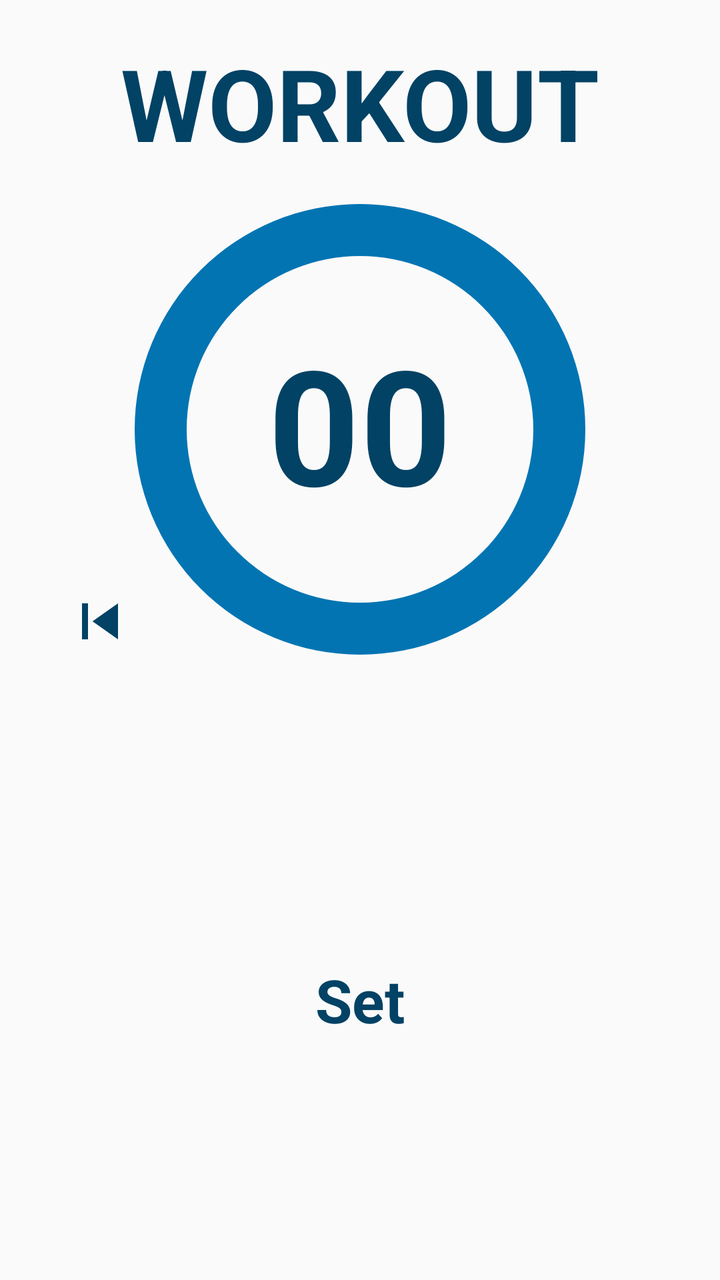
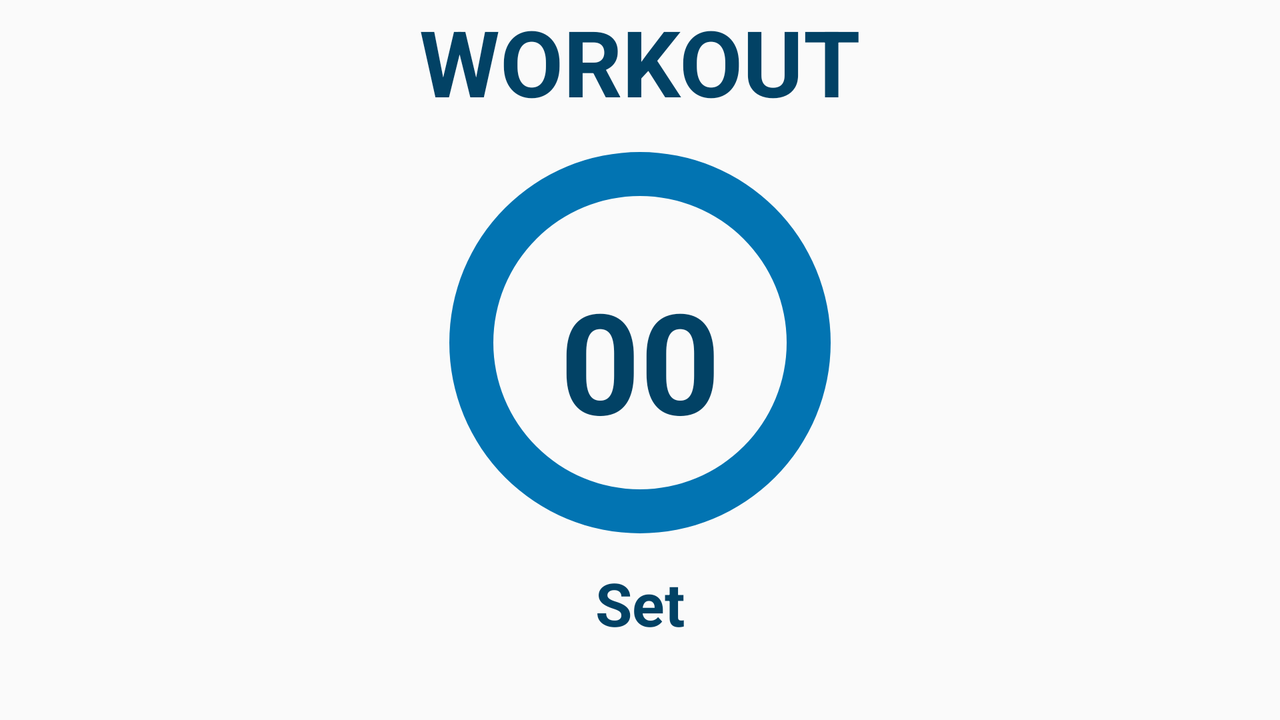

The same Android screen from two of the app's own layout files: first res/layout/ as a phone draws it, then the repository's variant for another configuration, drawn on a device whose configuration selects that folder. Both files follow.
<!-- AndroidManifest.xml: application theme AppTheme -->
<!-- res/layout/content_workout.xml -->
<?xml version="1.0" encoding="utf-8"?>
<LinearLayout xmlns:android="http://schemas.android.com/apk/res/android"
    android:id="@+id/workout_content"
    xmlns:app="http://schemas.android.com/apk/res-auto"
    xmlns:tools="http://schemas.android.com/tools"
    android:layout_width="match_parent"
    android:layout_height="match_parent"
    app:layout_behavior="@string/appbar_scrolling_view_behavior"
    tools:context="org.secuso.privacyfriendlytraining.activities.WorkoutActivity"
    tools:showIn="@layout/activity_workout">

    <RelativeLayout
        android:layout_width="match_parent"
        android:layout_height="match_parent"
        tools:layout_editor_absoluteX="8dp"
        tools:layout_editor_absoluteY="8dp">

        <TextView
            android:id="@+id/workout_title"
            android:layout_width="wrap_content"
            android:layout_height="wrap_content"
            android:layout_alignParentTop="true"
            android:layout_centerHorizontal="true"
            android:layout_marginTop="18dp"
            android:text="@string/workout_headline_workout"
            android:textAllCaps="false"
            android:textAppearance="@style/TextAppearance.AppCompat.Headline"
            android:textColor="@color/colorPrimaryDark"
            android:textSize="50sp"
            android:textStyle="bold"
            tools:layout_editor_absoluteX="0dp"
            tools:layout_editor_absoluteY="0dp" />


        <ProgressBar
            android:id="@+id/progressBar"
            style="?android:attr/progressBarStyleHorizontal"
            android:layout_width="260dp"
            android:layout_height="260dp"
            android:layout_below="@+id/workout_title"
            android:layout_centerHorizontal="true"
            android:max="1000"
            android:progress="0"
            android:progressDrawable="@drawable/circular"
            android:rotation="270" />

        <TextView
            android:id="@+id/workout_timer"
            android:layout_width="200dp"
            android:layout_height="160dp"
            android:gravity="center"
            android:text="00"
            android:textAppearance="@style/TextAppearance.AppCompat.Large"
            android:textColor="@color/colorPrimaryDark"
            android:textSize="80dp"
            android:textStyle="bold"
            android:layout_marginTop="47dp"
            android:layout_below="@+id/workout_title"
            android:layout_centerHorizontal="true" />


        <TextView
            android:id="@+id/current_sets_info"
            android:layout_width="wrap_content"
            android:layout_height="wrap_content"
            android:layout_alignParentBottom="true"
            android:layout_centerHorizontal="true"
            android:layout_marginBottom="120dp"
            android:layout_weight="4"
            android:gravity="center"
            android:text="@string/workout_info"
            android:textAlignment="center"
            android:textAppearance="@style/TextAppearance.AppCompat.Large"
            android:textColor="@color/colorPrimaryDark"
            android:textSize="30sp"
            android:textStyle="bold"
            tools:layout_editor_absoluteX="0dp"
            tools:layout_editor_absoluteY="0dp" />

        <ImageView
            android:id="@+id/workout_previous"
            android:layout_width="wrap_content"
            android:layout_height="wrap_content"
            android:layout_gravity="bottom"
            android:layout_marginLeft="@dimen/activity_horizontal_margin"
            android:onClick="onClick"
            android:padding="@dimen/activity_horizontal_margin"
            android:src="@drawable/ic_skip_previous_24dp"
            android:tint="@color/darkblue"
            android:layout_alignBottom="@+id/progressBar"
            android:layout_alignParentStart="true" />

        <ImageView
            android:id="@+id/workout_next"
            android:layout_width="wrap_content"
            android:layout_height="wrap_content"
            android:layout_gravity="bottom"
            android:layout_marginRight="@dimen/activity_horizontal_margin"
            android:backgroundTint="@drawable/button_fullwidth"
            android:foregroundTint="@drawable/button_fullwidth"
            android:onClick="onClick"
            android:padding="@dimen/activity_horizontal_margin"
            android:src="@drawable/ic_skip_next_24dp"
            android:tint="@color/darkblue"
            android:layout_alignBottom="@+id/progressBar"
            android:layout_alignParentEnd="true" />
    </RelativeLayout>

</LinearLayout>
<!-- res/layout/activity_workout.xml (included above) -->
<?xml version="1.0" encoding="utf-8"?>
<android.support.design.widget.CoordinatorLayout
    xmlns:android="http://schemas.android.com/apk/res/android"
    xmlns:app="http://schemas.android.com/apk/res-auto"
    xmlns:tools="http://schemas.android.com/tools"
    android:layout_width="match_parent"
    android:layout_height="match_parent"
    android:fitsSystemWindows="true"
    tools:context="org.secuso.privacyfriendlytraining.activities.WorkoutActivity">

    <android.support.design.widget.AppBarLayout
        android:layout_width="match_parent"
        android:layout_height="?attr/actionBarSize"
        android:gravity="right"
        android:theme="@style/AppTheme.AppBarOverlay">

        <LinearLayout
            android:layout_width="match_parent"
            android:layout_height="match_parent"
            android:orientation="horizontal">

            <Space
                android:layout_width="0dp"
                android:layout_height="wrap_content"
                android:layout_weight="0.8" />

            <ImageButton
                android:id="@+id/volume_button"
                android:layout_width="wrap_content"
                android:layout_height="match_parent"
                android:layout_alignParentRight="true"
                android:layout_alignParentTop="true"
                android:layout_weight="0.1"
                android:background="@null"
                android:clickable="true"
                android:src="@drawable/ic_volume_loud_24dp"
                android:tint="@color/white" />

            <TextView
                android:id="@+id/finish_workout"
                android:layout_width="wrap_content"
                android:layout_height="match_parent"
                android:layout_weight="0.1"
                android:clickable="true"
                android:gravity="center"
                android:onClick="onClick"
                android:paddingRight="15dp"
                android:text="@string/workout_finish_button"
                android:textColor="@color/white"
                android:textSize="18sp" />
        </LinearLayout>

    </android.support.design.widget.AppBarLayout>

        <include layout="@layout/content_workout" />

        <android.support.design.widget.FloatingActionButton
            android:id="@+id/fab_pause_resume"
            android:layout_width="69dp"
            android:layout_height="68dp"
            android:layout_gravity="bottom|end"
            android:layout_margin="@dimen/fab_margin"
            android:onClick="onClick"
            android:src="@drawable/ic_pause_24dp"
            app:backgroundTint="@color/colorPrimary" />

</android.support.design.widget.CoordinatorLayout>
<!-- resources referenced by this layout -->
<resources>
  <color name="colorPrimary">#024265</color>
  <color name="colorPrimaryDark">#024265</color>
  <color name="darkblue">#024265</color>
  <color name="white">#ffffff</color>
  <dimen name="activity_horizontal_margin">16dp</dimen>
  <dimen name="fab_margin">16dp</dimen>
  <!-- drawable circular (drawable) -->
  <?xml version="1.0" encoding="UTF-8" ?>
  <layer-list xmlns:android="http://schemas.android.com/apk/res/android">
      <item android:id="@android:id/background">
          <shape
              android:innerRadiusRatio="3"
              android:shape="ring"
              android:useLevel="false"
              android:thicknessRatio="10.0">
              <solid android:color="@color/lightblue"/>
          </shape>
      </item>
      <item android:id="@android:id/progress">
          <shape
              android:innerRadiusRatio="3"
              android:shape="ring"
              android:thicknessRatio="10.0">
              <solid android:color="@color/colorPrimary"/>
          </shape>
      </item>
  </layer-list>
  <!-- drawable ic_pause_24dp (drawable) -->
  <?xml version="1.0" encoding="utf-8"?>
  <vector xmlns:android="http://schemas.android.com/apk/res/android"
      android:width="24dp"
      android:height="24dp"
      android:viewportWidth="24"
      android:viewportHeight="24">
  
      <path
          android:fillColor="#ffffff"
          android:pathData="M6 19h4V5H6v14zm8-14v14h4V5h-4z" />
      <path
          android:pathData="M0 0h24v24H0z" />
  </vector>
      
  <!-- drawable ic_skip_previous_24dp (drawable) -->
  <?xml version="1.0" encoding="utf-8"?>
  <vector xmlns:android="http://schemas.android.com/apk/res/android"
      android:width="36dp"
      android:height="36dp"
      android:viewportWidth="24"
      android:viewportHeight="24">
  
      <path
          android:fillColor="@color/lightblue"
          android:pathData="M6 6h2v12H6zm3.5 6l8.5 6V6z" />
      <path
          android:pathData="M0 0h24v24H0z" />
  </vector>
      
  <!-- drawable ic_volume_loud_24dp (drawable) -->
  <?xml version="1.0" encoding="utf-8"?>
  <vector xmlns:android="http://schemas.android.com/apk/res/android"
      android:width="24dp"
      android:height="24dp"
      android:viewportWidth="24"
      android:viewportHeight="24">
  
      <path
          android:fillColor="#000000"
          android:pathData="M3 9v6h4l5 5V4L7 9H3zm13.5 3c0-1.77-1.02-3.29-2.5-4.03v8.05c1.48-.73 2.5-2.25
  2.5-4.02zM14 3.23v2.06c2.89 .86 5 3.54 5 6.71s-2.11 5.85-5 6.71v2.06c4.01-.91
  7-4.49 7-8.77s-2.99-7.86-7-8.77z" />
      <path
          android:pathData="M0 0h24v24H0z" />
  </vector>
      
  <string name="workout_finish_button">BEENDEN</string>
  <string name="workout_headline_workout">WORKOUT</string>
  <string name="workout_info">Set</string>
  <style name="AppTheme.AppBarOverlay" parent="ThemeOverlay.AppCompat.Dark.ActionBar" />
  <style name="AppTheme" parent="Theme.AppCompat.Light.DarkActionBar">
          
          <item name="colorPrimary">@color/colorPrimary</item>
          <item name="colorPrimaryDark">@color/colorPrimaryDark</item>
          <item name="colorAccent">@color/colorAccent</item>
      </style>
  <color name="lightblue">#0274B2</color>
  <color name="colorAccent">#0274B2</color>
</resources>
<!-- res/layout-land/content_workout.xml (the repository's variant of the layout above) -->
<!-- drawn on the phone turned sideways -->
<?xml version="1.0" encoding="utf-8"?>
<LinearLayout xmlns:android="http://schemas.android.com/apk/res/android"
    android:id="@+id/workout_content"
    xmlns:app="http://schemas.android.com/apk/res-auto"
    xmlns:tools="http://schemas.android.com/tools"
    android:layout_width="match_parent"
    android:layout_height="match_parent"
    app:layout_behavior="@string/appbar_scrolling_view_behavior"
    tools:context="org.secuso.privacyfriendlytraining.activities.WorkoutActivity"
    tools:showIn="@layout/activity_workout">

    <RelativeLayout
        android:layout_width="match_parent"
        android:layout_height="match_parent"
        tools:layout_editor_absoluteX="8dp"
        tools:layout_editor_absoluteY="8dp">

        <TextView
            android:id="@+id/workout_title"
            android:layout_width="wrap_content"
            android:layout_height="wrap_content"
            android:layout_alignParentTop="true"
            android:layout_centerHorizontal="true"
            android:text="@string/workout_headline_workout"
            android:textAllCaps="false"
            android:textAppearance="@style/TextAppearance.AppCompat.Headline"
            android:textColor="@color/colorPrimaryDark"
            android:textSize="46sp"
            android:textStyle="bold"
            tools:layout_editor_absoluteX="0dp"
            tools:layout_editor_absoluteY="0dp" />


        <ProgressBar
            android:id="@+id/progressBar"
            style="?android:attr/progressBarStyleHorizontal"
            android:layout_width="220dp"
            android:layout_height="220dp"
            android:layout_below="@+id/workout_title"
            android:layout_centerHorizontal="true"
            android:max="1000"
            android:progress="0"
            android:progressDrawable="@drawable/circular"
            android:rotation="270" />

        <TextView
            android:id="@+id/workout_timer"
            android:layout_width="match_parent"
            android:layout_height="match_parent"
            android:gravity="center"
            android:text="00"
            android:textAppearance="@style/TextAppearance.AppCompat.Large"
            android:textColor="@color/colorPrimaryDark"
            android:textSize="70sp"
            android:textStyle="bold"
            android:layout_alignParentTop="true"
            android:layout_alignParentStart="true" />


        <TextView
            android:id="@+id/current_sets_info"
            android:layout_width="wrap_content"
            android:layout_height="wrap_content"
            android:layout_weight="4"
            android:gravity="center"
            android:text="@string/workout_info"
            android:textAlignment="center"
            android:textAppearance="@style/TextAppearance.AppCompat.Large"
            android:textColor="@color/colorPrimaryDark"
            android:textSize="30sp"
            android:textStyle="bold"
            tools:layout_editor_absoluteX="0dp"
            tools:layout_editor_absoluteY="0dp"
            android:layout_below="@+id/progressBar"
            android:layout_centerHorizontal="true" />

        <ImageView
            android:id="@+id/workout_previous"
            android:layout_width="wrap_content"
            android:layout_height="match_parent"
            android:layout_gravity="bottom"
            android:layout_marginLeft="@dimen/activity_horizontal_margin"
            android:onClick="onClick"
            android:padding="@dimen/activity_horizontal_margin"
            android:src="@drawable/ic_media_previous"
            android:tint="@color/darkblue"
            android:layout_alignParentTop="true"
            android:layout_toStartOf="@+id/progressBar" />

        <ImageView
            android:id="@+id/workout_next"
            android:layout_width="wrap_content"
            android:layout_height="match_parent"
            android:layout_gravity="bottom"
            android:layout_marginRight="@dimen/activity_horizontal_margin"
            android:onClick="onClick"
            android:padding="@dimen/activity_horizontal_margin"
            android:src="@drawable/ic_media_next"
            android:tint="@color/darkblue"
            android:layout_centerVertical="true"
            android:layout_toEndOf="@+id/progressBar" />
    </RelativeLayout>

</LinearLayout>
<!-- res/layout/content_workout.xml (included above) -->
<?xml version="1.0" encoding="utf-8"?>
<LinearLayout xmlns:android="http://schemas.android.com/apk/res/android"
    android:id="@+id/workout_content"
    xmlns:app="http://schemas.android.com/apk/res-auto"
    xmlns:tools="http://schemas.android.com/tools"
    android:layout_width="match_parent"
    android:layout_height="match_parent"
    app:layout_behavior="@string/appbar_scrolling_view_behavior"
    tools:context="org.secuso.privacyfriendlytraining.activities.WorkoutActivity"
    tools:showIn="@layout/activity_workout">

    <RelativeLayout
        android:layout_width="match_parent"
        android:layout_height="match_parent"
        tools:layout_editor_absoluteX="8dp"
        tools:layout_editor_absoluteY="8dp">

        <TextView
            android:id="@+id/workout_title"
            android:layout_width="wrap_content"
            android:layout_height="wrap_content"
            android:layout_alignParentTop="true"
            android:layout_centerHorizontal="true"
            android:layout_marginTop="18dp"
            android:text="@string/workout_headline_workout"
            android:textAllCaps="false"
            android:textAppearance="@style/TextAppearance.AppCompat.Headline"
            android:textColor="@color/colorPrimaryDark"
            android:textSize="50sp"
            android:textStyle="bold"
            tools:layout_editor_absoluteX="0dp"
            tools:layout_editor_absoluteY="0dp" />


        <ProgressBar
            android:id="@+id/progressBar"
            style="?android:attr/progressBarStyleHorizontal"
            android:layout_width="260dp"
            android:layout_height="260dp"
            android:layout_below="@+id/workout_title"
            android:layout_centerHorizontal="true"
            android:max="1000"
            android:progress="0"
            android:progressDrawable="@drawable/circular"
            android:rotation="270" />

        <TextView
            android:id="@+id/workout_timer"
            android:layout_width="200dp"
            android:layout_height="160dp"
            android:gravity="center"
            android:text="00"
            android:textAppearance="@style/TextAppearance.AppCompat.Large"
            android:textColor="@color/colorPrimaryDark"
            android:textSize="80dp"
            android:textStyle="bold"
            android:layout_marginTop="47dp"
            android:layout_below="@+id/workout_title"
            android:layout_centerHorizontal="true" />


        <TextView
            android:id="@+id/current_sets_info"
            android:layout_width="wrap_content"
            android:layout_height="wrap_content"
            android:layout_alignParentBottom="true"
            android:layout_centerHorizontal="true"
            android:layout_marginBottom="120dp"
            android:layout_weight="4"
            android:gravity="center"
            android:text="@string/workout_info"
            android:textAlignment="center"
            android:textAppearance="@style/TextAppearance.AppCompat.Large"
            android:textColor="@color/colorPrimaryDark"
            android:textSize="30sp"
            android:textStyle="bold"
            tools:layout_editor_absoluteX="0dp"
            tools:layout_editor_absoluteY="0dp" />

        <ImageView
            android:id="@+id/workout_previous"
            android:layout_width="wrap_content"
            android:layout_height="wrap_content"
            android:layout_gravity="bottom"
            android:layout_marginLeft="@dimen/activity_horizontal_margin"
            android:onClick="onClick"
            android:padding="@dimen/activity_horizontal_margin"
            android:src="@drawable/ic_skip_previous_24dp"
            android:tint="@color/darkblue"
            android:layout_alignBottom="@+id/progressBar"
            android:layout_alignParentStart="true" />

        <ImageView
            android:id="@+id/workout_next"
            android:layout_width="wrap_content"
            android:layout_height="wrap_content"
            android:layout_gravity="bottom"
            android:layout_marginRight="@dimen/activity_horizontal_margin"
            android:backgroundTint="@drawable/button_fullwidth"
            android:foregroundTint="@drawable/button_fullwidth"
            android:onClick="onClick"
            android:padding="@dimen/activity_horizontal_margin"
            android:src="@drawable/ic_skip_next_24dp"
            android:tint="@color/darkblue"
            android:layout_alignBottom="@+id/progressBar"
            android:layout_alignParentEnd="true" />
    </RelativeLayout>

</LinearLayout>
